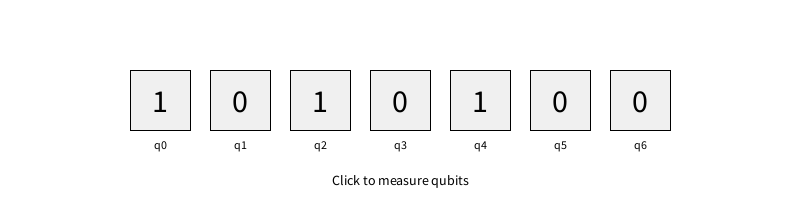
Frame 1 (no input)
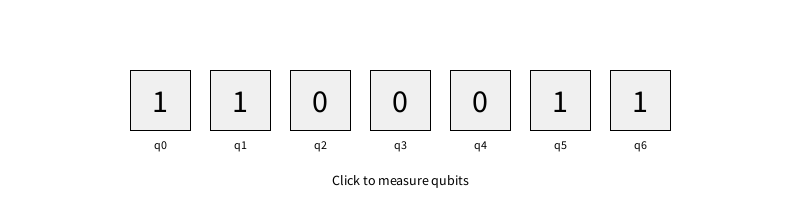
Frame 60 (the mouse pressed at the canvas centre just before this capture)
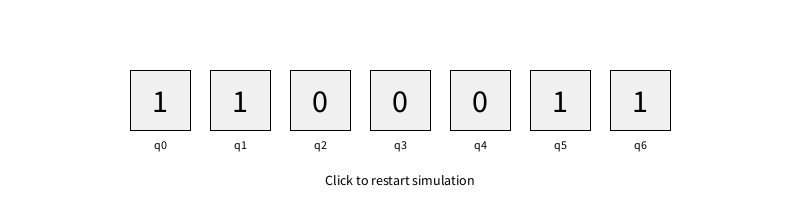
Frame 120 (the mouse held since frame 60 and released just before this capture)

The Processing sketch that drew these frames (run headless with seeded random() and noise(); from frame 60 on, the mouse is pressed at the canvas centre):

// Processing sketch: ibm_7_qubit_display
// ── ibm_7_qubit_display.pde
final int NUM_QUBITS = 7;
int[] qubitValues = new int[NUM_QUBITS];
boolean[] measuredValues = new boolean[NUM_QUBITS];
boolean isMeasured = false;
int boxSize = 60;
int spacing = 20;
int startX, startY;

void setup() {
  size(800, 200);
  textAlign(CENTER, CENTER);
  textSize(32);
  startX = (width - (NUM_QUBITS * (boxSize + spacing) - spacing)) / 2;
  startY = height / 2 - boxSize / 2;
}

void draw() {
  background(255);

  for (int i = 0; i < NUM_QUBITS; i++) {
    int x = startX + i * (boxSize + spacing);
    int y = startY;

    // Update value if not yet measured
    if (!isMeasured) {
      qubitValues[i] = int(random(2));  // 0 or 1
    }

    // Draw box
    stroke(0);
    fill(240);
    rect(x, y, boxSize, boxSize);

    // Draw value
    textSize(32); // 🔧 Set font size for bit value
    fill(0);
    text(qubitValues[i], x + boxSize / 2, y + boxSize / 2);

    // Label qubit index
    textSize(12); // 🔧 Set font size for label
    text("q" + i, x + boxSize / 2, y + boxSize + 15);
  }

  // Instruction
  fill(0);
  textSize(14);
  String msg = isMeasured ? "Click to restart simulation" : "Click to measure qubits";
  text(msg, width / 2, height - 20);
}

void mousePressed() {
  isMeasured = !isMeasured;
}
